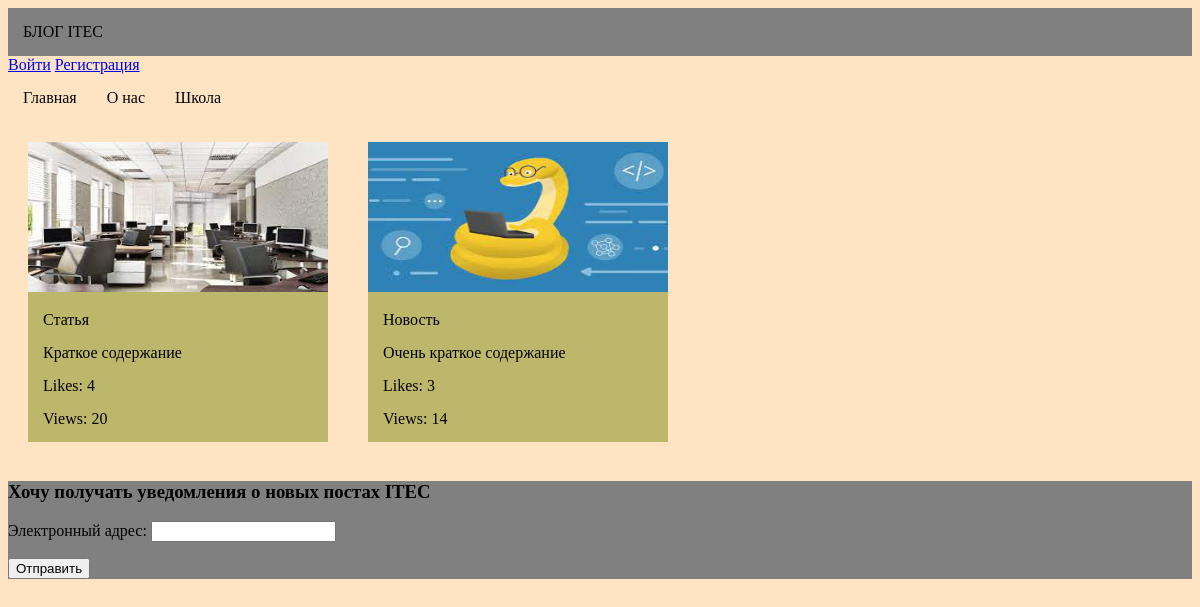
The app's page /, older data.
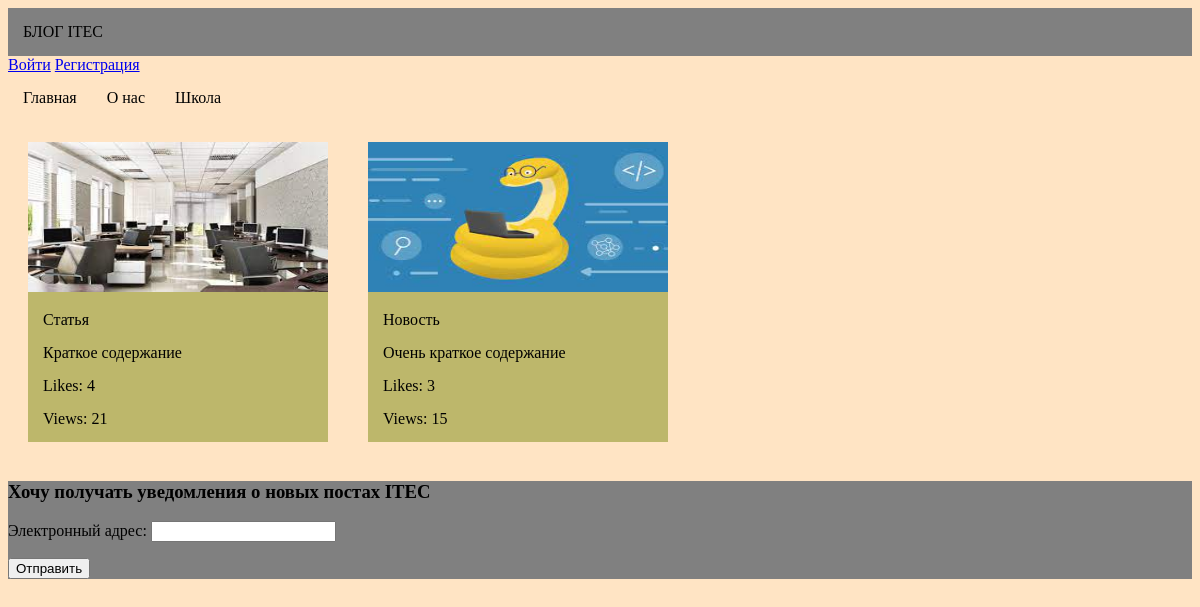
The same page, newer data.
### main/models.py (models this page shows, shortened)
class Post(models.Model):
    category = models.ForeignKey('Category', on_delete=models.CASCADE, verbose_name="Категория")
    title = models.CharField(max_length=200, unique=True, verbose_name="Название")
    description = models.TextField(verbose_name="Содержание")
    briefdescription = models.CharField(max_length=400, verbose_name="Краткое содержание")
    created = models.DateTimeField(auto_now_add=True, verbose_name="Дата создания")
    updated = models.DateTimeField(auto_now=True, verbose_name="Дата обновления")
    image = models.ImageField(upload_to='images', verbose_name="Изображение", blank=True)   ### Надо потом убрать blank=True !!!
    author = models.CharField(max_length=200, blank=True, verbose_name="Автор")
    likes = models.IntegerField(default=0, blank=True, verbose_name="Лайки")
    views = models.IntegerField(default=0, blank=True, verbose_name="Просмотры")
    class Meta:
        ordering = ['created']
        verbose_name = 'Новость'
        verbose_name_plural = 'Новости'
    def get_absolute_url(self):
        return reverse('main:post_detail', args=[self.id])

### main/views.py (the view)
# urls.py: path('', start_page, name="start_page"),
def start_page(request):
    categories = Category.objects.all()
    posts = Post.objects.all()
    form = EmailsForm()
    if request.method == 'POST':
        new_email = EmailsForm(request.POST)
        if new_email.is_valid():
            new_email.save()
            return render(request, 'start_page.html',
                          {'categories': categories, 'posts': posts, 'form': form, 'message': "Ваш email сохранен!"})
    context = {'categories': categories, 'posts': posts, 'form': form}
    return render(request, 'start_page.html', context)

### main/forms.py
class EmailsForm(forms.ModelForm):
    email = forms.EmailField(required=True, label='Электронный адрес')
    class Meta:
        model = Emails
        fields = ['email']

### main/templates/start_page.html (shortened to what this page needs)
<!DOCTYPE html>
{% load static %}
<html lang="en">
<head>
    <link rel="stylesheet" href="{% static 'css/start_page.css' %}">
</head>
<body>
<main>
    <div style="display: flex; justify-content:flex-start; background-color: grey">
        <a style="padding:15px; text-decoration: none; color:black">БЛОГ ITEC</a>
    </div>
    {% if user.is_authenticated %}
    <div style="padding-left: 1600px">
        <a  href="{% url 'account:profile' %}">{{ user.username }}<img style='width:50px; border-radius:30px'  src="{{ user.image.url }}" alt=""></a>
        <a href="{% url 'account:logout' %}">Выйти</a>
    </div>
    {% else %}
    <div>
        <a href="{% url 'account:login' %}">Войти</a>
        <a href="{% url 'account:register' %}">Регистрация</a>
    </div>
    {% endif %}
    <div style="display: flex; justify-content:flex-start; background-color: bisque">
        <a href="{% url 'main:start_page' %}" style="padding:15px; text-decoration: none; color:black">Главная</a>
        {% for category in categories %}
        <a href="{% url 'main:category_post' category.id %}" style="padding:15px; text-decoration: none; color:black">{{ category.title }}</a>
        {% endfor %}
    </div>
    {% block content %}
    <div style="display: flex; justify-content: flex-start">
        {% for post in posts %}
        <a href="{{ post.get_absolute_url }}" style="text-decoration: none; color: black">
            <div class="item_card" style="width: 300px; height: 300px; margin: 20px; background: darkkhaki;">
                {% if post.image %}
                <img src="{{ post.image.url }}" alt="" style="width:300px; height:150px">
                {% endif %}
                <p style="margin: 15px;">{{ post.title }}</p>
                <p style="margin: 15px;">{{ post.briefdescription }}</p>
                <p style="margin: 15px;">Likes: {{ post.likes }}</p>
                <p style="margin: 15px;">Views: {{ post.views }}</p>
            </div>
        </a>
        {% endfor %}
    </div>
    <div>
        <form  style="background-color: grey" action="" method="POST">
            <h3>Хочу получать уведомления о новых постах ITEC</h3>
            {{ form.as_p }}
            <button>Отправить</button>
        </form>
    </div>
    {% endblock %}
</main>
</body>
</html>

Row changes from the older to the newer data that the page shows:
changed Post "Статья": views "20" → "21"
changed Post "Новость": views "14" → "15"
